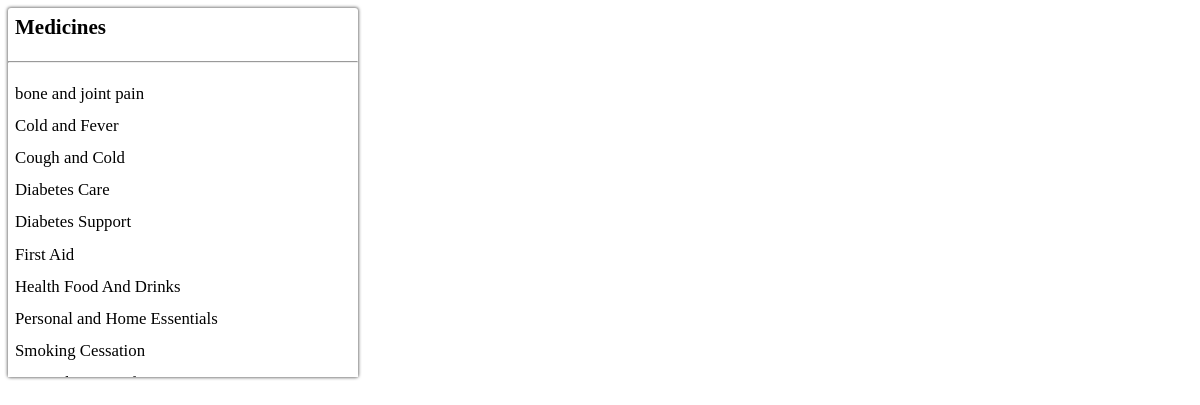
Page /user_panel/header/all_menus/medicines.php on the committed database.
### tables this page shows
CREATE TABLE `products` (
  `time` datetime(6) NOT NULL,
  `category` varchar(50) DEFAULT NULL,
  `cat_img` varchar(100) DEFAULT NULL,
  `item_img` text NOT NULL,
  `name` varchar(100) NOT NULL,
  `definition` varchar(1000) DEFAULT NULL,
  `offer_price` bigint(7) DEFAULT NULL,
  `price` bigint(7) NOT NULL,
  `discount` int(2) DEFAULT NULL,
  `weight` varchar(10) DEFAULT NULL,
  `quantity` bigint(5) NOT NULL,
  `desc_img` text DEFAULT NULL,
  `description` text DEFAULT NULL,
  `features` text DEFAULT NULL,
  `specification` text DEFAULT NULL,
  `link` varchar(150) DEFAULT NULL,
  `expiry` varchar(15) DEFAULT NULL,
  `benefits` text DEFAULT NULL,
  `how_use` text DEFAULT NULL,
  `safety` text DEFAULT NULL,
  `other_info` text DEFAULT NULL,
  `faqs` text DEFAULT NULL,
  `delivery_date` datetime(6) NOT NULL,
  `product_id` varchar(15) NOT NULL,
  `status` varchar(20) NOT NULL
);

### user_panel/header/all_menus/medicines.php (the view, shortened to what this page needs)
<div id="main">
    <h1>Medicines</h1>
    <hr>
    <?php
    include("C:/xampp/htdocs/php/medicine_website/database.php");
    $sel = $conn->prepare("SELECT * FROM `products` WHERE `status`='medicine' GROUP BY `category`");
    $sel->execute();
    $sel = $sel->fetchAll();
    ?>
    <div class="category">
        <?php foreach ($sel as $row) { ?>
            <a href="http://localhost/php/medicine_website/user_panel/shop/pr_main_page/pr_main_page.php?status=medicine&category=<?php echo $row["category"]; ?>"><?php echo $row["category"]; ?> <i class="fa-solid fa-chevron-right"></i></a>
        <?php
        } ?>
    </div>
</div>
</html>

### rows in the picture
products: category "bone and joint pain"
products: category "Cold and Fever"
products: category "Cough and Cold"
products: category "Diabetes Care"
products: category "Diabetes Support"
products: category "First Aid"
products: category "Health Food And Drinks"
products: category "Personal and Home Essentials"
products: category "Smoking Cessation"
